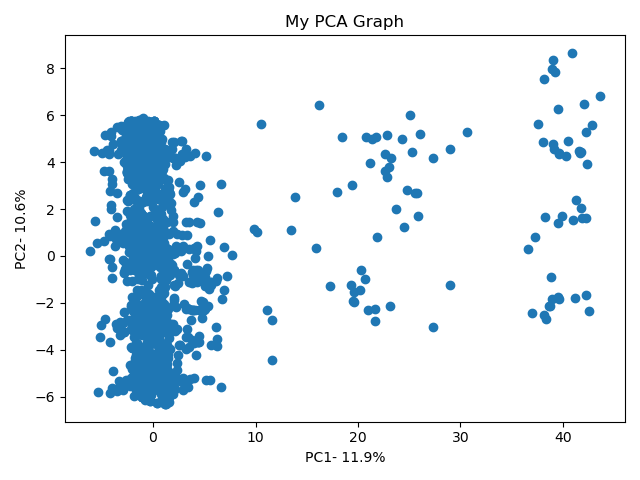

Write Python code to recreate this figure.
import pandas as pd
import numpy as np
#from sklearn.externals import joblib
from sklearn.decomposition import PCA
from sklearn import preprocessing
import  matplotlib.pyplot as plt
# pd.set_option('display.max_row', None)
attributes=['R1-PA1:VH', 'R1-PM1:V', 'R1-PA2:VH', 'R1-PM2:V', 'R1-PA3:VH', 'R1-PM3:V', 'R1-PA4:IH',
            'R1-PM4:I', 'R1-PA5:IH', 'R1-PM5:I', 'R1-PA6:IH', 'R1-PM6:I', 'R1-PA7:VH', 'R1-PM7:V',
            'R1-PA8:VH', 'R1-PM8:V', 'R1-PA9:VH', 'R1-PM9:V', 'R1-PA10:IH', 'R1-PM10:I', 'R1-PA11:IH',
            'R1-PM11:I', 'R1-PA12:IH', 'R1-PM12:I', 'R1:F', 'R1:DF', 'R1-PA:Z', 'R1-PA:ZH', 'R1:S',
            'R2-PA1:VH', 'R2-PM1:V', 'R2-PA2:VH', 'R2-PM2:V', 'R2-PA3:VH', 'R2-PM3:V', 'R2-PA4:IH',
            'R2-PM4:I', 'R2-PA5:IH', 'R2-PM5:I', 'R2-PA6:IH', 'R2-PM6:I', 'R2-PA7:VH', 'R2-PM7:V',
            'R2-PA8:VH', 'R2-PM8:V', 'R2-PA9:VH', 'R2-PM9:V', 'R2-PA10:IH', 'R2-PM10:I', 'R2-PA11:IH',
            'R2-PM11:I', 'R2-PA12:IH', 'R2-PM12:I', 'R2:F', 'R2:DF', 'R2-PA:Z', 'R2-PA:ZH', 'R2:S',
            'R3-PA1:VH', 'R3-PM1:V', 'R3-PA2:VH', 'R3-PM2:V', 'R3-PA3:VH', 'R3-PM3:V', 'R3-PA4:IH',
            'R3-PM4:I', 'R3-PA5:IH', 'R3-PM5:I', 'R3-PA6:IH', 'R3-PM6:I', 'R3-PA7:VH', 'R3-PM7:V',
            'R3-PA8:VH', 'R3-PM8:V', 'R3-PA9:VH', 'R3-PM9:V', 'R3-PA10:IH', 'R3-PM10:I', 'R3-PA11:IH',
            'R3-PM11:I', 'R3-PA12:IH', 'R3-PM12:I', 'R3:F', 'R3:DF', 'R3-PA:Z', 'R3-PA:ZH', 'R3:S', 'R4-PA1:VH',
            'R4-PM1:V', 'R4-PA2:VH', 'R4-PM2:V', 'R4-PA3:VH', 'R4-PM3:V', 'R4-PA4:IH', 'R4-PM4:I', 'R4-PA5:IH',
            'R4-PM5:I', 'R4-PA6:IH', 'R4-PM6:I', 'R4-PA7:VH', 'R4-PM7:V', 'R4-PA8:VH', 'R4-PM8:V', 'R4-PA9:VH',
            'R4-PM9:V', 'R4-PA10:IH', 'R4-PM10:I', 'R4-PA11:IH', 'R4-PM11:I', 'R4-PA12:IH', 'R4-PM12:I', 'R4:F',
            'R4:DF', 'R4-PA:Z', 'R4-PA:ZH', 'R4:S', 'control_panel_log1', 'control_panel_log2', 'control_panel_log3',
            'control_panel_log4', 'relay1_log', 'relay2_log', 'relay3_log', 'relay4_log', 'snort_log1', 'snort_log2',
            'snort_log3', 'snort_log4', 'label']
def z_scoreNorm(data):
    mean = np.mean(data, axis=0)
    std = np.std(data, axis=0)
    z_scoreNormed = (data - mean) / std
    #z_scoreNormed = z_scoreNormed.dropna(axis=1)
    return z_scoreNormed
#s=preprocessing.normalize()

#  min-max标准化
def min_maxNorm(data):
    save_M=data['label']
    #data = data.dropna(axis=0)
    scaler = preprocessing.MinMaxScaler()
    min_maxNorm = scaler.fit_transform(data)
    #print(min_maxNorm[:, -1].shape)
    min_maxNorm[:,-1]=save_M

    return min_maxNorm


# 将csv文件合并成data
def csv_joint(num_li):
    data = pd.DataFrame(data=None,columns=attributes)
    for i in num_li:
        name="../../data/morris/Muticlass_csv_"+str(i)+".csv"
        temp=pd.read_csv(name)
        temp.rename(columns={'marker': 'label'}, inplace=True)
        data=data.append(temp,ignore_index=True)
        data=data.astype(float)

    return data


# 将data中的inf替换为该列的平均值
def op_inf(data):
    inf_df=np.isinf(data)
    data[inf_df]=np.nan
    data_mean=data.mean()
    for i in range(len(data_mean)):
        temp_ser=data.iloc[:,i].copy()  # .copy()为深拷贝，新建的对象元素不在指向源位置
        temp_ser.loc[np.isnan(temp_ser)]=data_mean[i]
        data.iloc[:, i] = temp_ser
    return data


# 将data归一化
def frames_norm(data):
    norm=min_maxNorm(data)
    normed_df=pd.DataFrame(norm,columns=attributes)
    return normed_df

file_path = "temp_train.csv"
#pca_path = "D:/Users/oyyk/PycharmProjects/F_G_P/scripts/train/few_shot/results/pca_path.pt"
out_file_path = "train_afterpca.csv"
data = pd.read_csv(file_path)
data=op_inf(data)
data=frames_norm(data)
print([column for column in data])

x = data.drop(columns=['label'])
y = data.label
scaled_data = preprocessing.scale(x)
#scaled_data=frames_norm(data)
feature_num =65
pca = PCA(n_components=feature_num)
pca.fit(scaled_data)
#joblib.dump(pca,pca_path)
pca_data = pca.transform(scaled_data)
per_var = np.round(pca.explained_variance_ratio_*100, decimals=1)
labels = ['PC'+str(x) for x in range(1, len(per_var)+1)]
pca_df = pd.DataFrame(pca_data, columns=labels)
pca_df['label'] = y

pca_df.to_csv(out_file_path, index=None)
# pca_df = pd.DataFrame(pca_data, columns=labels)
print(pca_df)
plt.scatter(pca_df.PC1, pca_df.PC2)
print(per_var)
plt.title('My PCA Graph')
plt.xlabel('PC1- {0}%'.format(per_var[1]))
plt.ylabel('PC2- {0}%'.format(per_var[2]))
#
#     # 颜色集合，不同标记的样本染不同的颜色
# colors=((1,0,0),(0,1,0),(0,0,1),(0.5,0.5,0),(0,0.5,0.5),(0.5,0,0.5),(0.4,0.6,0),(0.6,0.4,0),(0,0.6,0.4),(0.5,0.3,0.2))
#
# for label ,color in zip( np.unique(y),colors):
#             position=y==label
#             plt.scatter(pca_data[position,0],pca_data[position,1],
#             color=color)
# for i in range(pca_df.shape[0]):
#     plt.annotate(i, (pca_df.PC1.iloc[i],pca_df.PC2.iloc[i]))
plt.show()
